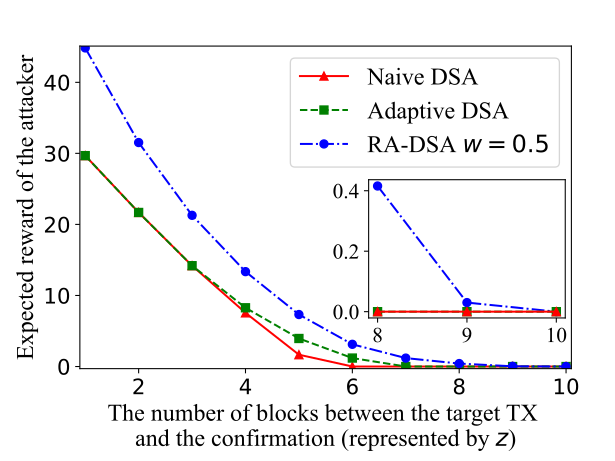

Generate this figure with Python:
import matplotlib.pyplot as plt
import numpy as np

x_data = np.arange(1, 11, 1)
y1_data = [29.6812, 21.6829, 14.1905, 7.55355, 1.65948, 0, 0, 0, 0, 0]
y2_data = [29.6812, 21.6829, 14.1905, 8.26556, 3.94441, 1.1891, 0, 0, 0, 0]
y3_data = [44.840625, 31.522687, 21.280922, 13.353274, 7.316957, 3.124488, 1.184094, 0.415695, 0.030042, 0.000000]
y4_data = [4, 5]

fig = plt.figure()

left, bottom, width, height = 0.13, 0.2, 0.8, 0.7
ax = fig.add_axes([left, bottom, width, height])

# ax = fig.add_subplot(111)
ax.set(xlim=[0.9, 10.1], ylim=[-0.3, 45.1], title='')
plt.xlabel('The number of blocks between the target TX \nand the confirmation (represented by $z$)',
           fontdict={'family': 'Times New Roman', 'size': 18})
plt.ylabel('Expected reward of the attacker', fontdict={'family': 'Times New Roman', 'size': 18})
plt.yticks(fontproperties='Times New Roman', size=16)
plt.xticks(fontproperties='Times New Roman', size=16)

plt.plot(x_data, y1_data, color='red', linewidth=1.5, marker='^', markersize=6, label='Naive DSA', linestyle='-')
plt.plot(x_data, y2_data, color='green', linewidth=1.5, marker='s', markersize=6, label='Adaptive DSA', linestyle='--')
plt.plot(x_data, y3_data, color='blue', linewidth=1.5, marker='o', markersize=6, label='RA-DSA $w = 0.5$',
         linestyle='-.')
# plt.plot(x_data,y4_data,color='c',linewidth=1.5,marker='*',markersize=6,label='w=0.75',linestyle=':')

ax.legend()
plt.legend(prop={'family': 'Times New Roman', 'size': 18})

ax1 = fig.add_axes([0.6, 0.31, 0.32, 0.3])  # 不用figure的形式则无须用set
y4 = [0.415695, 0.030042, 0.000000]
y5 = [0, 0, 0]
x = [8, 9, 10]

plt.tick_params(labelsize=16)
labels = ax1.get_xticklabels() + ax1.get_yticklabels()
[label.set_fontname('Times New Roman') for label in labels]

ax1.plot(x, y4, color='blue', linewidth=1.5, marker='o', markersize=6, label='RA-DSA $w = 0.5$', linestyle='-.')
ax1.plot(x, y5, color='green', linewidth=1.5, marker='s', markersize=6, label='Adaptive DSA', linestyle='--')
ax1.plot(x, y5, color='red', linewidth=1.5, marker='^', markersize=6, label='Naive DSA', linestyle='-')

plt.savefig('z.svg')
plt.show()
